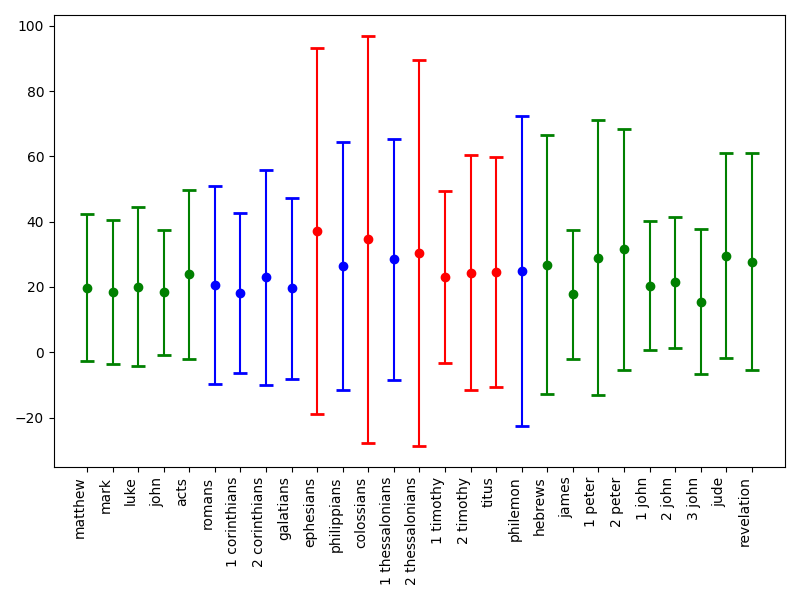

Source code (Python):
import matplotlib.pyplot as plt
import numpy as np
from sentence_length_utils import read_sentence_lengths
from statistics import stdev, fmean
from general_plot_utils import get_label_color
from general_utils import BOOK_NAMES

unsorted_book_to_sentence_lengths = read_sentence_lengths()

book_to_sentence_lengths = dict([(b, unsorted_book_to_sentence_lengths[b]) for b in BOOK_NAMES])
xs = np.array(list(book_to_sentence_lengths.keys()))
ys = np.array([fmean(lengths) for lengths in book_to_sentence_lengths.values()])
es = np.array([stdev(lengths) * 2 for lengths in book_to_sentence_lengths.values()]) # TODO check math -- want uneven error?
colors = [get_label_color(book) for book in book_to_sentence_lengths]

unique_figure_id = 1
fig = plt.figure(unique_figure_id, figsize=(8, 6))
ax = fig.add_subplot()

for x, y, err, color in zip(xs, ys, es, colors):
  ax.errorbar(x, y, err, capsize=5, capthick=2, color=color, marker='o')

plt.xticks(rotation=90, ha='right')
fig.tight_layout()
plt.show()
